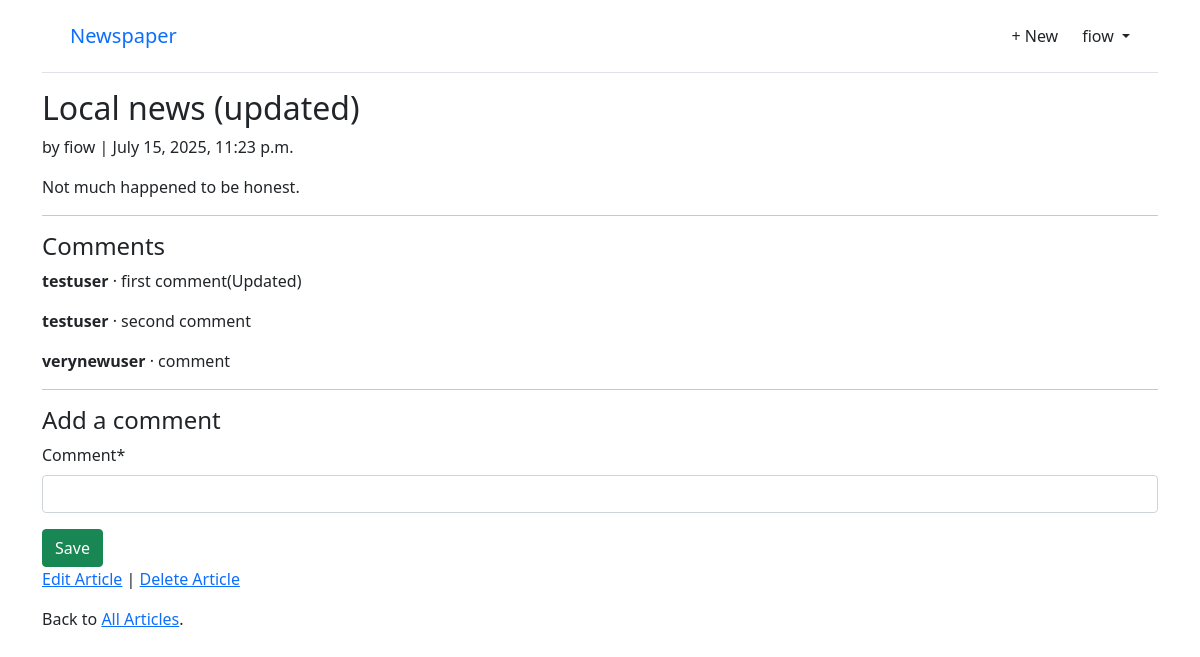
The page /newspaper/1/ (signed in) on the database its author committed.
### accounts/models.py (models this page shows)
class CustomUser(AbstractUser):
    age = models.PositiveIntegerField(null=True, blank=True)

### newspaper/models.py (models this page shows, shortened)
class Article(models.Model):
    title = models.CharField(max_length=255)
    body = models.TextField()
    date = models.DateTimeField(auto_now_add=True)
    author = models.ForeignKey(
        settings.AUTH_USER_MODEL,
        on_delete=models.CASCADE,
    )

class Comment(models.Model):  # new
    article = models.ForeignKey(Article, on_delete=models.CASCADE, related_name="comments")
    comment = models.CharField(max_length=140)
    author = models.ForeignKey(
        settings.AUTH_USER_MODEL,
        on_delete=models.CASCADE,
    )
    def __str__(self):
        return self.comment

### newspaper/views.py (the view)
# urls.py: path("<int:pk>/", views.ArticleDetailView.as_view(), name="article_detail"),
class ArticleDetailView(LoginRequiredMixin, DetailView):
    model = Article
    template_name = "newspaper/article_detail.html"
    def get_context_data(self, **kwargs):
        context = super().get_context_data(**kwargs)
        context["form"] = CommentForm()
        return context

### newspaper/forms.py
class CommentForm(forms.ModelForm):
    class Meta:
        model = Comment
        fields = ("comment",)

### newspaper/templates/newspaper/article_detail.html (shortened to what this page needs)
{% extends "newspaper/layout.html" %}
{% load crispy_forms_tags %}
{% block body %}
    <div class="article-entry">
        <h2>{{ object.title }}</h2>
        <p>by {{ object.author }} | {{ object.date }}</p>
        <p>{{ object.body }}</p>
    </div>
    <hr>
    <h4>Comments</h4>
        {% for comment in article.comments.all %}
            <div class="comment">
                <p>
                    <strong>{{ comment.author }}</strong> &middot; {{ comment }}
                </p>
            </div>
        {% empty %}
            <p>No comments yet.</p>
        {% endfor %}
    <hr>
    <h4>Add a comment</h4>
        <form action="{% url 'newspaper:comment_new' article.pk %}" method="post">
            {{ form|crispy }}
            <button class="btn btn-success ml-2" type="submit">Save</button>
        </form>
    <p>
        {% if article.author == user %}
            <a href="{% url 'newspaper:article_edit' article.pk %}">Edit Article</a> |
            <a href="{% url 'newspaper:article_delete' article.pk %}">Delete Article</a>
        {% endif %}
    </p>
    <p>Back to <a href="{% url 'newspaper:article_list' %}">All Articles</a>.</p>
{% endblock %}

### newspaper/templates/newspaper/layout.html (shortened to what this page needs)
<!DOCTYPE html>
<html lang="en">
    <head>
    <link href="https://cdn.jsdelivr.net/npm/bootstrap@5.1.3/dist/css/bootstrap.min.css" rel="stylesheet"
>
    </head>
    <body>
        <div class="container">
            <header class="p-3 mb-3 border-bottom">
                <div class="container">
                    <div class="d-flex flex-wrap align-items-center justify-content-between">
                        <a class="navbar-brand" href="{% url 'newspaper:article_list' %}">Newspaper</a>
                        {% if user.is_authenticated %}
                        <div class="d-flex align-items-center">
                            <a href="{% url 'newspaper:article_new' %}" class="nav-link px-2 link-dark">+ New</a>
                            <div class="dropdown text-end ms-3">
                                <a href="#" class="d-block link-dark text-decoration-none dropdown-toggle"
                                    id="dropdownUser1" data-bs-toggle="dropdown" aria-expanded="false">
                                    {{ user.username }}
                                </a>
                            </div>
                        </div>
                        {% else %}
                            <div class="text-end">
                                <a href="{% url 'login' %}" class="btn btn-outline-primary me-2">Log In</a>
                                <a href="{% url 'signup' %}" class="btn btn-primary">Sign Up</a>
                            </div>
                        {% endif %}
                    </div>
                </div>
            </header>
            <main>
                {% block body %}
                {% endblock %}
            </main>
        </div>
    </body>
</html>

### rows shown on the page
CustomUser: username "fiow"
Article: title "Local news (updated)", author "fiow", date "July 15, 2025, 11:23 p.m.", body "Not much happened to be honest."
Comment: author "testuser", comment "first comment(Updated)"
Comment: author "testuser", comment "second comment"
Comment: author "verynewuser", comment "comment"
